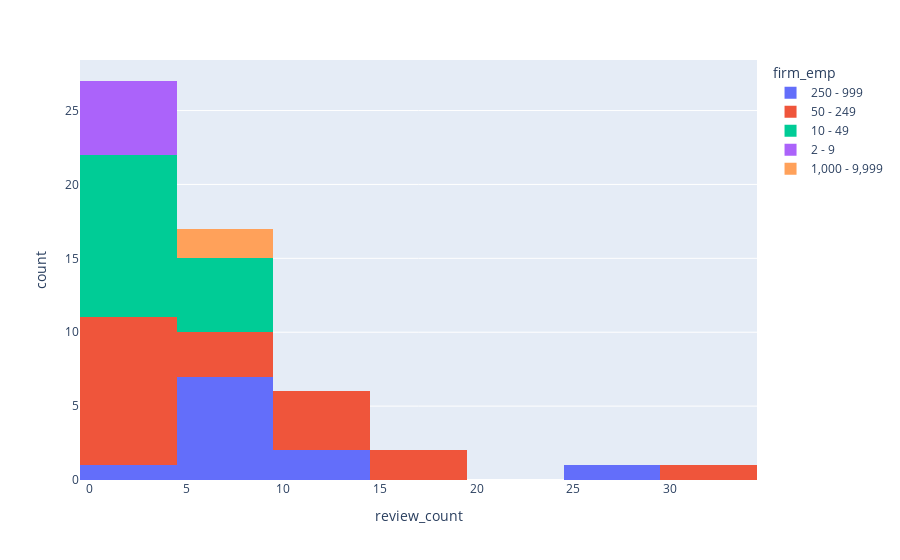

Notebook cell for this chart:
### Code cell
px.histogram(df_new1, 'review_count', color='firm_emp')

### Figure 1 — Plotly figure (JSON) as saved in the notebook; plotly's stock layout.template omitted (floating-point values rounded to 4 significant figures)
{"data": [{"alignmentgroup": "True", "bingroup": "x", "hovertemplate": "firm_emp=250 - 999<br>review_count=%{x}<br>count=%{y}<extra></extra>", "legendgroup": "250 - 999", "marker": {"color": "#636efa", "pattern": {"shape": ""}}, "name": "250 - 999", "offsetgroup": "250 - 999", "orientation": "v", "showlegend": true, "type": "histogram", "x": [11, 11, 6, 6, 7, 1, 26, 5, 7, 7, 8], "xaxis": "x", "yaxis": "y"}, {"alignmentgroup": "True", "bingroup": "x", "hovertemplate": "firm_emp=50 - 249<br>review_count=%{x}<br>count=%{y}<extra></extra>", "legendgroup": "50 - 249", "marker": {"color": "#EF553B", "pattern": {"shape": ""}}, "name": "50 - 249", "offsetgroup": "50 - 249", "orientation": "v", "showlegend": true, "type": "histogram", "x": [19, 19, 12, 14, 2, 13, 0, 0, 0, 0, 0, 0, 32, 4, 10, 9, 9, 8, 2, 1], "xaxis": "x", "yaxis": "y"}, {"alignmentgroup": "True", "bingroup": "x", "hovertemplate": "firm_emp=10 - 49<br>review_count=%{x}<br>count=%{y}<extra></extra>", "legendgroup": "10 - 49", "marker": {"color": "#00cc96", "pattern": {"shape": ""}}, "name": "10 - 49", "offsetgroup": "10 - 49", "orientation": "v", "showlegend": true, "type": "histogram", "x": [3, 3, 1, 1, 1, 1, 0, 0, 0, 0, 6, 5, 5, 4, 9, 6], "xaxis": "x", "yaxis": "y"}, {"alignmentgroup": "True", "bingroup": "x", "hovertemplate": "firm_emp=2 - 9<br>review_count=%{x}<br>count=%{y}<extra></extra>", "legendgroup": "2 - 9", "marker": {"color": "#ab63fa", "pattern": {"shape": ""}}, "name": "2 - 9", "offsetgroup": "2 - 9", "orientation": "v", "showlegend": true, "type": "histogram", "x": [4, 0, 0, 4, 2], "xaxis": "x", "yaxis": "y"}, {"alignmentgroup": "True", "bingroup": "x", "hovertemplate": "firm_emp=1,000 - 9,999<br>review_count=%{x}<br>count=%{y}<extra></extra>", "legendgroup": "1,000 - 9,999", "marker": {"color": "#FFA15A", "pattern": {"shape": ""}}, "name": "1,000 - 9,999", "offsetgroup": "1,000 - 9,999", "orientation": "v", "showlegend": true, "type": "histogram", "x": [5, 8], "xaxis": "x", "yaxis": "y"}], "layout": {"barmode": "relative", "legend": {"title": {"text": "firm_emp"}, "tracegroupgap": 0}, "margin": {"t": 60}, "xaxis": {"anchor": "y", "domain": [0, 1], "title": {"text": "review_count"}}, "yaxis": {"anchor": "x", "domain": [0, 1], "title": {"text": "count"}}}}
